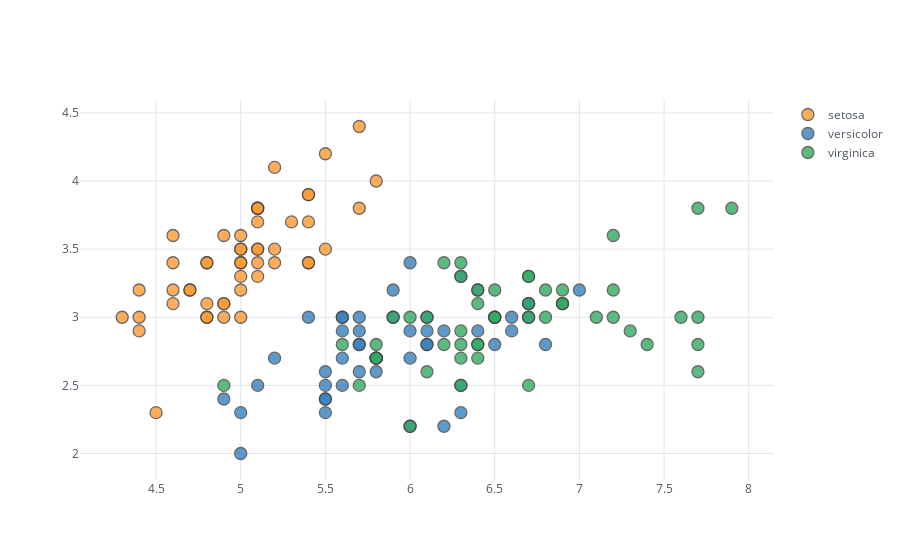

Source (notebook cell):
### Markdown cell above
Plot the final, interactive scatterplot.

### Code cell
df.iplot(kind="scatter", theme="white", x="sepal length (cm)", y="sepal width (cm)", categories="species", text="textlabels")
